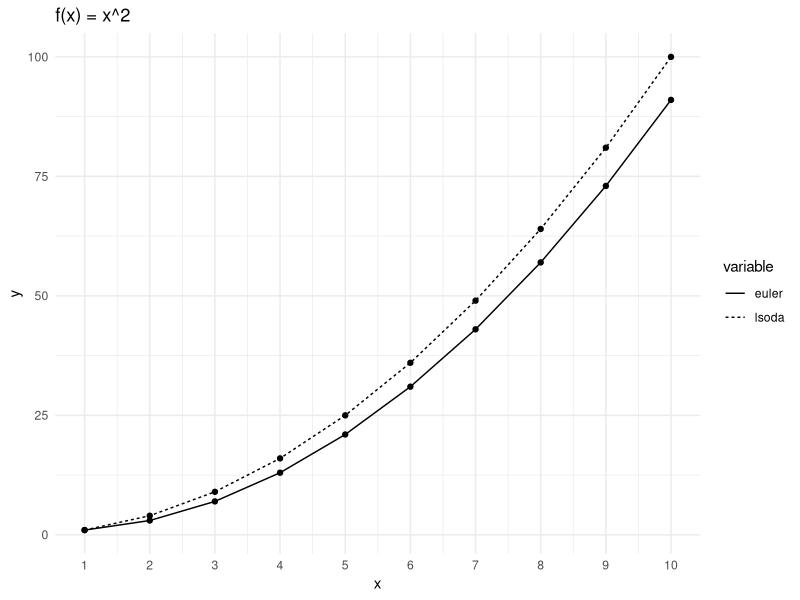

R code for this plot:
library(deSolve)
library(ggplot2)
library(reshape2)

x <- seq(1, 10)

euler <- ode(
  times = x,
  y = c(y = 1),
  parms = NULL,
  method = "euler",
  func = function(t, y, parms) {
    list(2 * t)
  }
)

lsoda <- ode(
  times = x,
  y = c(y = 1),
  parms = NULL,
  func = function(t, y, parms) {
    list(2 * t)
  }
)

data <- data.frame(x = x, euler = euler[, "y"], lsoda = lsoda[, "y"])
molten <- melt(data, id.vars = "x")

ggplot(data = molten, mapping = aes(x = x, y = value, linetype = variable)) +
  theme_minimal() +
  labs(title = "f(x) = x^2", y = "y") +
  scale_linetype() +
  scale_x_continuous(breaks = x) +
  geom_line() +
  geom_point()
